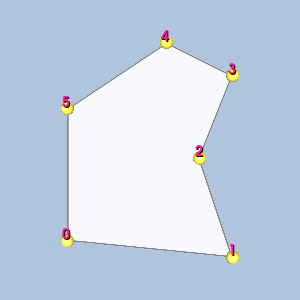

Recreate this plot in Python.
#!/usr/bin/env python

# Render a single polygon linear cell with vertex-ordering labels and
# gold sphere glyphs at the vertices.

# Factory overrides: importing these modules registers the OpenGL rendering
# and interaction style implementations for vtkRenderingCore factory classes.
import vtkmodules.vtkInteractionStyle  # noqa: F401
import vtkmodules.vtkRenderingOpenGL2  # noqa: F401
# VTK pipeline classes used in this example
from vtkmodules.vtkCommonCore import vtkPoints
from vtkmodules.vtkCommonDataModel import (
    vtkPolygon,
    vtkUnstructuredGrid,
)
from vtkmodules.vtkFiltersSources import vtkSphereSource
from vtkmodules.vtkRenderingCore import (
    vtkActor,
    vtkActor2D,
    vtkDataSetMapper,
    vtkGlyph3DMapper,
    vtkProperty,
    vtkRenderWindow,
    vtkRenderWindowInteractor,
    vtkRenderer,
    vtkTextProperty,
)
from vtkmodules.vtkRenderingLabel import vtkLabeledDataMapper

# Colors (normalized RGB)
dark_salmon_rgb = (0.914, 0.588, 0.478)
seashell_rgb = (1.0, 0.961, 0.933)
gold_rgb = (1.0, 0.843, 0.0)
yellow_rgb = (1.0, 1.0, 0.0)
deep_pink_rgb = (1.0, 0.078, 0.576)
background_rgb = (0.690, 0.769, 0.871)

# Cell: Polygon with 6 vertices
points = vtkPoints()
points.InsertNextPoint(0, 0, 0)
points.InsertNextPoint(1, -0.1, 0)
points.InsertNextPoint(0.8, 0.5, 0)
points.InsertNextPoint(1, 1, 0)
points.InsertNextPoint(0.6, 1.2, 0)
points.InsertNextPoint(0, 0.8, 0)

cell = vtkPolygon()
cell.GetPointIds().SetNumberOfIds(6)
for i in range(6):
    cell.GetPointIds().SetId(i, i)

# Unstructured grid
grid = vtkUnstructuredGrid()
grid.SetPoints(points)
grid.InsertNextCell(cell.GetCellType(), cell.GetPointIds())

# Center the cell at the origin
bounds = grid.GetBounds()
pts = grid.GetPoints()
new_pts = vtkPoints()
new_pts.SetNumberOfPoints(pts.GetNumberOfPoints())
for i in range(pts.GetNumberOfPoints()):
    px, py, pz = pts.GetPoint(i)
    new_pts.SetPoint(i, px - (bounds[0] + bounds[1]) / 2.0,
                     py - (bounds[2] + bounds[3]) / 2.0,
                     pz - (bounds[4] + bounds[5]) / 2.0)
grid.SetPoints(new_pts)

# Cell surface property
cell_surface_property = vtkProperty()
cell_surface_property.SetAmbientColor(dark_salmon_rgb)
cell_surface_property.SetDiffuseColor(seashell_rgb)
cell_surface_property.SetSpecularColor(1.0, 1.0, 1.0)
cell_surface_property.SetSpecular(0.5)
cell_surface_property.SetDiffuse(0.7)
cell_surface_property.SetAmbient(0.5)
cell_surface_property.SetSpecularPower(20.0)
cell_surface_property.SetOpacity(0.9)
cell_surface_property.EdgeVisibilityOn()
cell_surface_property.SetLineWidth(3)

mapper = vtkDataSetMapper()
mapper.SetInputData(grid)
actor = vtkActor()
actor.SetMapper(mapper)
actor.SetProperty(cell_surface_property)

# Vertex labels
label_text_property = vtkTextProperty()
label_text_property.BoldOn()
label_text_property.ShadowOn()
label_text_property.SetJustificationToCentered()
label_text_property.SetColor(deep_pink_rgb)
label_text_property.SetFontSize(14)

label_mapper = vtkLabeledDataMapper()
label_mapper.SetInputData(grid)
label_mapper.SetLabelTextProperty(label_text_property)
label_actor = vtkActor2D()
label_actor.SetMapper(label_mapper)

# Vertex glyphs: gold spheres
sphere = vtkSphereSource()
sphere.SetPhiResolution(21)
sphere.SetThetaResolution(21)
sphere.SetRadius(0.04)

glyph_mapper = vtkGlyph3DMapper()
glyph_mapper.SetInputData(grid)
glyph_mapper.SetSourceConnection(sphere.GetOutputPort())
glyph_mapper.ScalingOn()
glyph_mapper.ScalarVisibilityOff()

point_glyph_property = vtkProperty()
point_glyph_property.SetAmbientColor(gold_rgb)
point_glyph_property.SetDiffuseColor(yellow_rgb)
point_glyph_property.SetSpecularColor(1.0, 1.0, 1.0)
point_glyph_property.SetSpecular(0.5)
point_glyph_property.SetDiffuse(0.7)
point_glyph_property.SetAmbient(0.5)
point_glyph_property.SetSpecularPower(20.0)
point_glyph_property.SetOpacity(1.0)

glyph_actor = vtkActor()
glyph_actor.SetMapper(glyph_mapper)
glyph_actor.SetProperty(point_glyph_property)

# Renderer
renderer = vtkRenderer()
renderer.AddActor(actor)
renderer.AddActor(label_actor)
renderer.AddActor(glyph_actor)
renderer.SetBackground(background_rgb)

# Window
render_window = vtkRenderWindow()
render_window.AddRenderer(renderer)
render_window.SetWindowName("linear cell polygon")
render_window.SetMultiSamples(0)
render_window.SetSize(300, 300)

# Interactor
render_window_interactor = vtkRenderWindowInteractor()
render_window_interactor.SetRenderWindow(render_window)

# Scene: configure the camera
renderer.ResetCamera()

render_window_interactor.Initialize()
render_window_interactor.Start()
